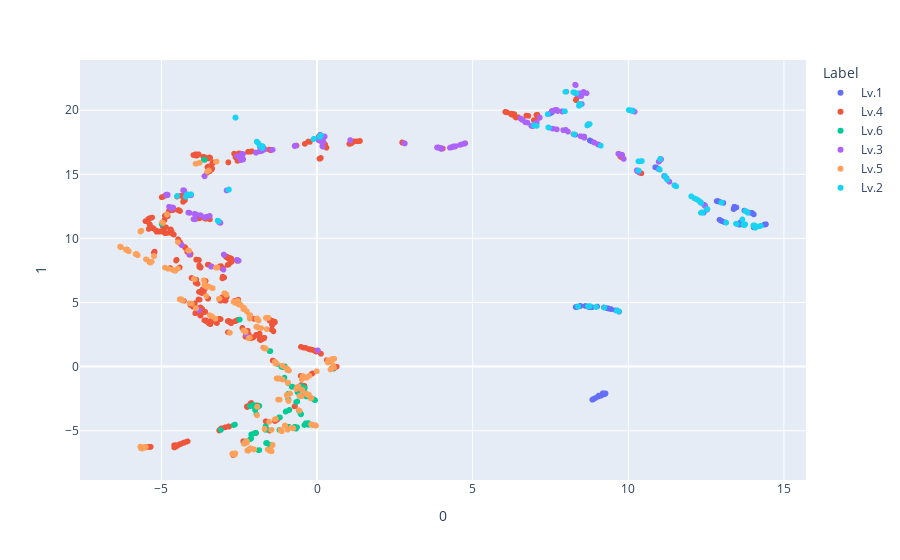

The notebook cell saved with this chart:
### Code cell
fig_2d.show()

### Figure 1 — Plotly figure (JSON) as saved in the notebook; plotly's stock layout.template omitted (floating-point values rounded to 4 significant figures; data arrays with more than 128 entries replaced by an {"elided": "..."} marker saying what was removed)
{"data": [{"hovertemplate": "Label=Lv.1<br>0=%{x}<br>1=%{y}<extra></extra>", "legendgroup": "Lv.1", "marker": {"color": "#636efa", "symbol": "circle"}, "mode": "markers", "name": "Lv.1", "showlegend": true, "type": "scattergl", "x": {"elided": "136 float values"}, "xaxis": "x", "y": {"elided": "136 float values"}, "yaxis": "y"}, {"hovertemplate": "Label=Lv.4<br>0=%{x}<br>1=%{y}<extra></extra>", "legendgroup": "Lv.4", "marker": {"color": "#EF553B", "symbol": "circle"}, "mode": "markers", "name": "Lv.4", "showlegend": true, "type": "scattergl", "x": {"elided": "614 float values"}, "xaxis": "x", "y": {"elided": "614 float values"}, "yaxis": "y"}, {"hovertemplate": "Label=Lv.6<br>0=%{x}<br>1=%{y}<extra></extra>", "legendgroup": "Lv.6", "marker": {"color": "#00cc96", "symbol": "circle"}, "mode": "markers", "name": "Lv.6", "showlegend": true, "type": "scattergl", "x": {"elided": "134 float values"}, "xaxis": "x", "y": {"elided": "134 float values"}, "yaxis": "y"}, {"hovertemplate": "Label=Lv.3<br>0=%{x}<br>1=%{y}<extra></extra>", "legendgroup": "Lv.3", "marker": {"color": "#ab63fa", "symbol": "circle"}, "mode": "markers", "name": "Lv.3", "showlegend": true, "type": "scattergl", "x": {"elided": "280 float values"}, "xaxis": "x", "y": {"elided": "280 float values"}, "yaxis": "y"}, {"hovertemplate": "Label=Lv.5<br>0=%{x}<br>1=%{y}<extra></extra>", "legendgroup": "Lv.5", "marker": {"color": "#FFA15A", "symbol": "circle"}, "mode": "markers", "name": "Lv.5", "showlegend": true, "type": "scattergl", "x": {"elided": "304 float values"}, "xaxis": "x", "y": {"elided": "304 float values"}, "yaxis": "y"}, {"hovertemplate": "Label=Lv.2<br>0=%{x}<br>1=%{y}<extra></extra>", "legendgroup": "Lv.2", "marker": {"color": "#19d3f3", "symbol": "circle"}, "mode": "markers", "name": "Lv.2", "showlegend": true, "type": "scattergl", "x": {"elided": "148 float values"}, "xaxis": "x", "y": {"elided": "148 float values"}, "yaxis": "y"}], "layout": {"legend": {"title": {"text": "Label"}, "tracegroupgap": 0}, "margin": {"t": 60}, "xaxis": {"anchor": "y", "domain": [0, 1], "title": {"text": "0"}}, "yaxis": {"anchor": "x", "domain": [0, 1], "title": {"text": "1"}}}}
